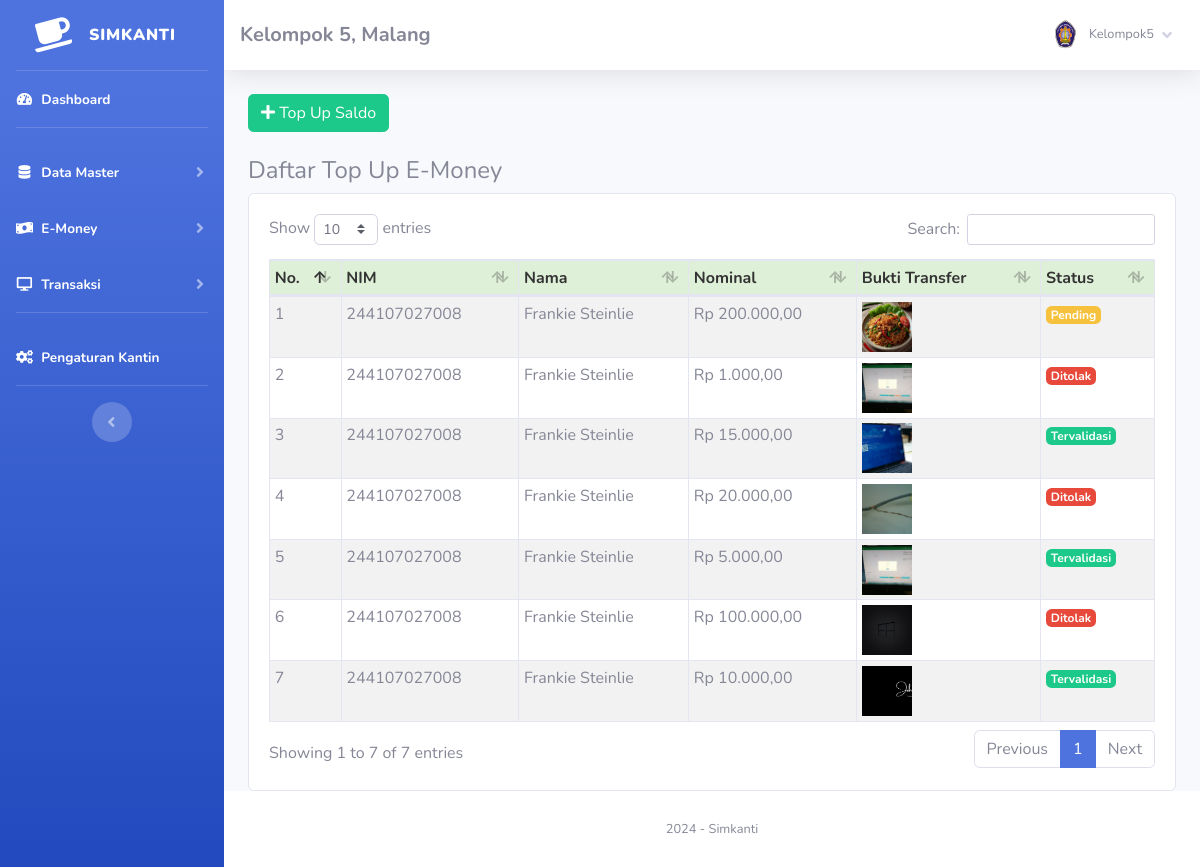
The page /index.php?page=emoney/topup&emoney (signed in) on the database its author committed.
### tables this page shows
CREATE TABLE `toko` (
  `id_toko` int NOT NULL AUTO_INCREMENT,
  `nama_toko` varchar(255) NOT NULL,
  `alamat_toko` text NOT NULL,
  `tlp` varchar(255) NOT NULL,
  `nama_pemilik` varchar(255) NOT NULL,
  PRIMARY KEY (`id_toko`)
);

CREATE TABLE `member` (
  `id_member` int NOT NULL AUTO_INCREMENT,
  `nm_member` varchar(255) NOT NULL,
  `alamat_member` text NOT NULL,
  `telepon` varchar(255) NOT NULL,
  `email` varchar(255) NOT NULL,
  `gambar` text NOT NULL,
  `NIK` text NOT NULL,
  PRIMARY KEY (`id_member`)
);

CREATE TABLE `validasi` (
  `id_validasi` int NOT NULL AUTO_INCREMENT,
  `nim` varchar(255) DEFAULT NULL,
  `nama` varchar(255) DEFAULT NULL,
  `nominal` decimal(10,2) DEFAULT NULL,
  `fotobukti` varchar(255) DEFAULT NULL,
  `valid` tinyint(1) DEFAULT '0',
  PRIMARY KEY (`id_validasi`)
);

### fungsi/view/view.php (called while the page is built, shortened)
<?php
class view
{
    protected $db;
    public function __construct($db)
    {
        $this->db = $db;
    }
    public function member_edit($id)
    {
        $sql = "select member.*, login.*
                from member inner join login on member.id_member = login.id_member
                where member.id_member= ?";
        $row = $this-> db -> prepare($sql);
        $row -> execute(array($id));
        $hasil = $row -> fetch();
        return $hasil;
    }
    public function toko()
    {
        $sql = "select*from toko where id_toko='1'";
        $row = $this-> db -> prepare($sql);
        $row -> execute();
        $hasil = $row -> fetch();
        return $hasil;
    }
}

### admin/module/emoney/topup/index.php (the view, shortened to what this page needs)
<button type="button" class="btn btn-success btn-md mr-2" data-toggle="modal" data-target="#modalTopup">
    <i class="fa fa-plus"></i> Top Up Saldo
</button>
<br>
<br>
<h4>Daftar Top Up E-Money</h4>
<div class="card card-body">
    <div class="table-responsive">
        <table class="table table-bordered table-striped table-sm" id="example1">
            <thead>
                <tr style="background:#DFF0D8;color:#333;">
                    <th>No.</th>
                    <th>NIM</th>
                    <th>Nama</th>
                    <th>Nominal</th>
                    <th>Bukti Transfer</th>
                    <th>Status</th>
                </tr>
            </thead>
            <tbody>
                <?php
                $sql = 'SELECT * FROM validasi ORDER BY id_validasi DESC';
                $stmt = $config->prepare($sql);
                $stmt->execute();
                $data = $stmt->fetchAll(PDO::FETCH_ASSOC);
                $no = 1;
                foreach ($data as $row):
                ?>
                    <tr>
                        <td><?php echo $no++; ?></td>
                        <td><?php echo $row['nim']; ?></td>
                        <td><?php echo $row['nama']; ?></td>
                        <td>Rp <?php echo number_format($row['nominal'], 2, ',', '.'); ?></td>
                        <td>
                            <?php if($row['fotobukti']): ?>
                                <img src="assets/img/bukti_transfer/<?php echo $row['fotobukti']; ?>"
                                     alt="Bukti Transfer" style="width:50px; height:50px; object-fit:cover;">
                            <?php endif; ?>
                        </td>
                        <td>
                            <?php if($row['valid'] == 0): ?>
                                <span class="badge badge-warning">Pending</span>
                            <?php elseif($row['valid'] == 2): ?>
                                <span class="badge badge-danger">Ditolak</span>
                            <?php else: ?>
                                <span class="badge badge-success">Tervalidasi</span>
                            <?php endif; ?>
                        </td>
                    </tr>
                <?php endforeach; ?>
            </tbody>
        </table>
    </div>
</div>

### index.php (shortened to what this page needs)
<?php
	if(!empty($_SESSION['admin'])){
		require 'config.php';
		$lihat = new view($config);
		$toko = $lihat -> toko();
			include 'admin/template/header.php';
			include 'admin/template/sidebar.php';
				if(!empty($_GET['page'])){
					include 'admin/module/'.$_GET['page'].'/index.php';
				}else{
					include 'admin/template/home.php';
				}
			include 'admin/template/footer.php';
	}else{
		echo '<script>window.location="login.php";</script>';
	}
?>

### admin/template/header.php (shortened to what this page needs)
<!DOCTYPE html>
<html lang="en">
<head>
    <link href="sb-admin/vendor/fontawesome-free/css/all.min.css" rel="stylesheet" type="text/css">
    <link href="sb-admin/css/sb-admin-2.min.css" rel="stylesheet">
    <link rel="stylesheet" href="sb-admin/vendor/datatables/dataTables.bootstrap4.css" />
</head>
<body id="page-top">
    <div id="wrapper">

### admin/template/sidebar.php (shortened to what this page needs)
<?php
    $id = $_SESSION['admin']['id_member'];
    $hasil_profil = $lihat -> member_edit($id);
?>
<ul class="navbar-nav bg-gradient-primary sidebar sidebar-dark accordion" id="accordionSidebar">
    <a class="sidebar-brand d-flex align-items-center justify-content-center" href="index.php">
        <div class="sidebar-brand-icon rotate-n-15">
            <i class="fas fa-coffee"></i>
        </div>
        <div class="sidebar-brand-text mx-3"><b>Simkanti</b><sup></sup></div>
    </a>
    <hr class="sidebar-divider my-0">
    <li class="nav-item active">
        <a class="nav-link" href="index.php">
            <i class="fas fa-fw fa-tachometer-alt"></i>
            <span>Dashboard</span></a>
    </li>
    <hr class="sidebar-divider">
    <li class="nav-item active">
        <a class="nav-link collapsed" href="#" data-toggle="collapse" data-target="#collapseTwo" aria-expanded="true"
            aria-controls="collapseTwo">
            <i class="fas fa-fw fa-database"></i>
            <span>Data Master</span>
        </a>
    </li>
    <li class="nav-item active">
        <a class="nav-link collapsed" href="#" data-toggle="collapse" data-target="#collapseee" aria-expanded="true"
            aria-controls="collapseTwo">
            <i class="fas fa-fw fa-money-bill-wave"></i>
            <span>E-Money</span>
        </a>
    </li>
    <li class="nav-item active">
        <a class="nav-link collapsed" href="#" data-toggle="collapse" data-target="#collapse3" aria-expanded="true"
            aria-controls="collapse3">
            <i class="fas fa-fw fa-desktop"></i>
            <span>Transaksi</span>
        </a>
    </li>
    <hr class="sidebar-divider">
    <li class="nav-item active">
        <a class="nav-link" href="index.php?page=pengaturan">
            <i class="fas fa-fw fa-cogs"></i>
            <span>Pengaturan Kantin</span></a>
    </li>
    <hr class="sidebar-divider d-none d-md-block">
    <div class="text-center d-none d-md-inline">
        <button class="rounded-circle border-0" id="sidebarToggle"></button>
    </div>
</ul>
<div id="content-wrapper" class="d-flex flex-column">
    <div id="content">
        <nav class="navbar navbar-expand navbar-light bg-white topbar mb-4 static-top shadow">
            <h5 class="d-lg-block d-none mt-2"><b><?php echo $toko['nama_toko'];?>, <?php echo $toko['alamat_toko'];?></b></h5>
            <ul class="navbar-nav ml-auto">
                <li class="nav-item dropdown no-arrow">
                    <a class="nav-link dropdown-toggle" href="#" id="userDropdown" role="button" data-toggle="dropdown"
                        aria-haspopup="true" aria-expanded="false">
                        <img class="img-profile rounded-circle"
                            src="assets/img/user/<?php echo $hasil_profil['gambar'];?>">
                        <span
                            class="mr-2 d-none d-lg-inline text-gray-600 small ml-2"><?php echo $hasil_profil['nm_member'];?></span>
                        <i class="fas fa-angle-down"></i>
                    </a>
                </li>
            </ul>
        </nav>
        <div class="container-fluid">

### admin/template/footer.php (shortened to what this page needs)
 </div>
 </div>
 <footer class="sticky-footer bg-white">
     <div class="container my-auto">
         <div class="copyright text-center my-auto">
             <span>
                 <?php echo date('Y');?> - Simkanti
             </span>
         </div>
     </div>
 </footer>
 </div>
 </div>
</body>
</html>

### rows shown on the page
toko: nama_toko "Kelompok 5", alamat_toko "Malang"
validasi: nim "244107027008", nama "Frankie Steinlie", nominal "200.000,00", fotobukti (picture), valid "Pending"
validasi: nim "244107027008", nama "Frankie Steinlie", nominal "1.000,00", fotobukti (picture), valid "Ditolak"
validasi: nim "244107027008", nama "Frankie Steinlie", nominal "15.000,00", fotobukti (picture), valid "Tervalidasi"
validasi: nim "244107027008", nama "Frankie Steinlie", nominal "20.000,00", fotobukti (picture), valid "Ditolak"
validasi: nim "244107027008", nama "Frankie Steinlie", nominal "5.000,00", fotobukti (picture), valid "Tervalidasi"
validasi: nim "244107027008", nama "Frankie Steinlie", nominal "100.000,00", fotobukti (picture), valid "Ditolak"
validasi: nim "244107027008", nama "Frankie Steinlie", nominal "10.000,00", fotobukti (picture), valid "Tervalidasi"

### other values the page prints
$hasil_profil['nm_member'] "Kelompok5"
